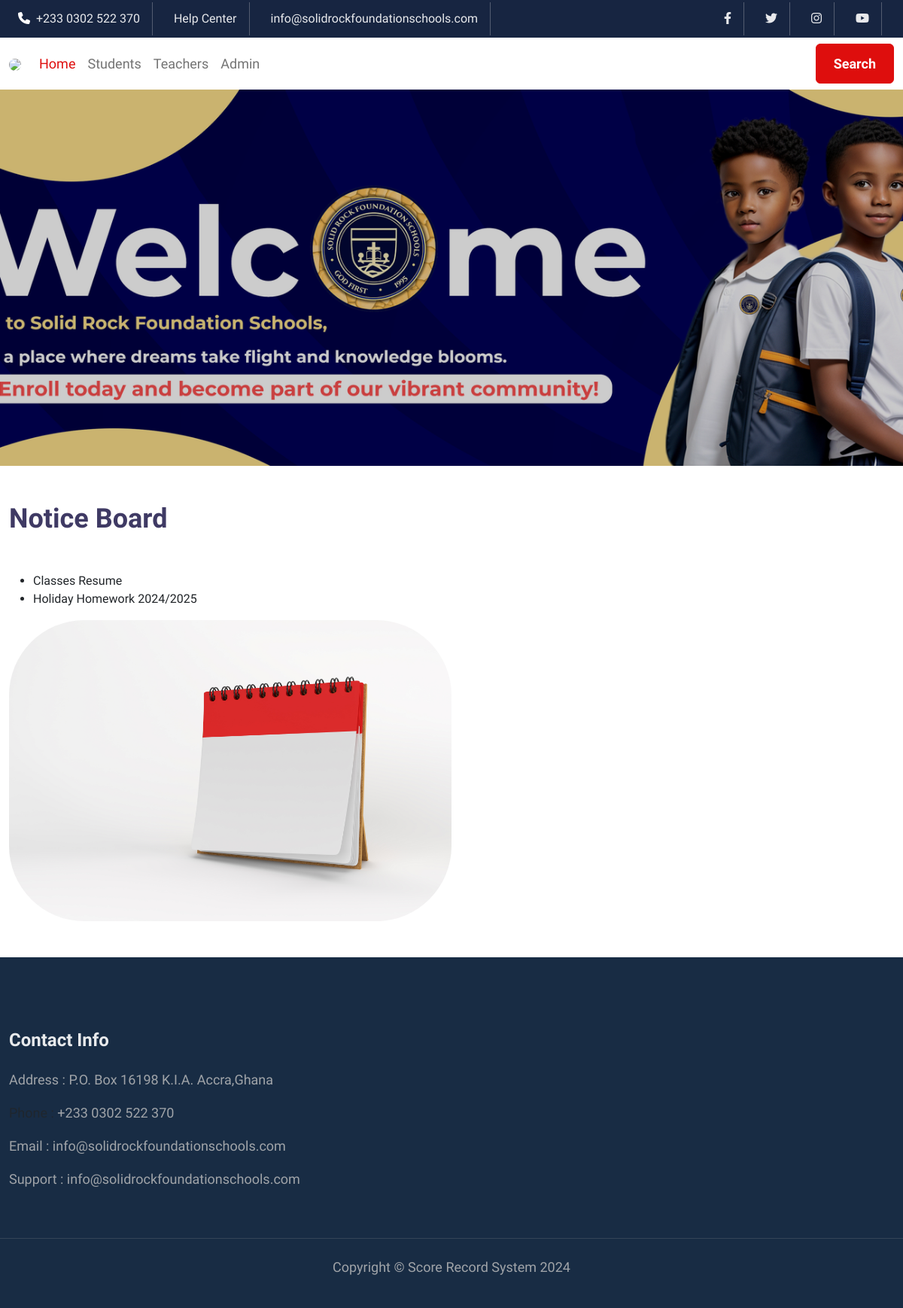
The page /srf/index.php on the database its author committed.
### tables this page shows
CREATE TABLE `tblnotice` (
  `id` int(11) NOT NULL,
  `noticeTitle` varchar(255) DEFAULT NULL,
  `noticeDetails` mediumtext,
  `postingDate` timestamp NULL DEFAULT CURRENT_TIMESTAMP
);

### srf/index.php (the view, shortened to what this page needs)
<?php
include('includes/config.php');
?>
<!doctype html>
<html lang="en">
   <head>
      <link href="https://cdn.jsdelivr.net/npm/bootstrap@5.2.0-beta1/dist/css/bootstrap.min.css" rel="stylesheet">
      <link rel="stylesheet" type="text/css" href="assets/css/style.css">
      <link rel="stylesheet" href="https://cdnjs.cloudflare.com/ajax/libs/font-awesome/6.1.1/css/all.min.css" />
        <link rel="stylesheet" type="text/css" href="assets/css/owl.carousel.min.css">
        <link rel="stylesheet" type="text/css" href="assets/css/owl.theme.default.min.css">
   </head>
   <body>
      <header>
         <div class="topbar d-none d-md-block">
            <div class="container">
               <div class="top-sec d-grid">
                     <ul  class="d-flex list-unstyled m-0 left-info">
                        <li>
                           <span class="fa fa-phone text-white me-2"></span><a href="tel:+233 0302 522 370">+233 0302 522 370</a>
                        </li>
                        <li class="">
                           <a href="#help" class="d-md-block d-none">Help Center</a>
                        </li>
                        <li class="">
                           <a href="mailto:info@solidrockfoundationschools.com" class="d-md-block d-none">info@solidrockfoundationschools.com</a>
                        </li>
                     </ul>
                  <div>
                     <ul class="d-flex  list-unstyled align-items-center m-0 right-info">
                     <li>
                           <a href="https://web.facebook.com/solidrockfoundationschools/"><span class="fab fa-facebook-f"></span></a>
                        </li>
                        <li>
                           <a href="https://twitter.com/solidrockfs"><span class="fab fa-twitter"></span></a>
                        </li>
                        <li>
                           <a href="https://www.instagram.com/solidrockfoundationsschools/"><span class="fab fa-instagram"></span></a>
                        </li>
                        <li class="mr-0">
                           <a href="https://www.youtube.com/channel/UC-cJXR4LKzXbGLiu7YAxLnw"><span class="fab fa-youtube"></span></a>
                        </li>
                     </ul>
                  </div>
               </div>
            </div>
         </div>
         <nav class="navbar navbar-expand-lg bg-white">
          <div class="container">
          <a class="navbar-brand" href="#">
             <img src="assets/images/logo.jpg" style="height: 70px; border-radius: 100%;">
              </a>
            <div class="collapse navbar-collapse justify-content-center" id="navbarSupportedContent">
              <ul class="navbar-nav me-auto mb-2 mb-lg-0">
                <li class="nav-item">
                  <a class="nav-link active" aria-current="page" href="index.php">Home</a>
                  </li>
                <li class="nav-item">
                  <a class="nav-link" title="click here to check your results" href="find-result.php">Students</a>
                </li>
                <li class="nav-item">
                  <a class="nav-link" title="non-staff member should login"  href="teacher-login.php">Teachers</a>
                </li>
                 <li class="nav-item">
                  <a class="nav-link" title="only meant for the administrator"  href="admin-login.php">Admin</a>
                </li>
              </ul>
              <form class="d-flex" role="search">
                <button class="btn btn-danger" type="submit" href="https://solidrockfoundationschools.com">Search</button>
              </form>
            </div>
          </div>
        </nav>
      </header>
      <section style="max-width: 5000px;" class="main-slider">
    <div class="owl-carousel owl-theme" id="slider">
        <div class="item">
            <div class="banner-view banner-top1" style="background-image: url('assets/images/slide_2.png'); background-size: cover; background-position: center; height: 500px; display: flex; align-items: center; justify-content: center; text-align: center;">
            </div>
        </div>
    </div>
</section>
      <section class="py-5 about">
        <div class="container">
          <div class="row ">
           <div class="col-md-6 ">
            <h3 class="title-big mx-0">Notice Board</h3>
                 <marquee direction="up"  onmouseover="this.stop();" onmouseout="this.start();" class="mt-5">
                   <ul class="">
 <?php $sql = "SELECT * from tblnotice";
$query = $dbh->prepare($sql);
$query->execute();
$results=$query->fetchAll(PDO::FETCH_OBJ);
if($query->rowCount() > 0)
{
foreach($results as $result)
{   ?>
<li><a href="notice-details.php?nid=<?php echo htmlentities($result->id);?>" target="_blank" class="text-dark"><?php echo htmlentities($result->noticeTitle);?></li>
<?php }} ?>
                   </ul>
               </marquee>
                </div>
            <div class="col-md-6">
            <img src="assets/images/notice-board.jpg" class="img-fluid" style="border-radius: 100px;">
            </div>
          </div>
        </div>
      </section>
<footer class="footer pt-5">
          <div class="container py-5">
              <div class="col-lg-4 col-md-6 col-sm-7 footer-list-29 footer-4 mt-lg-0 mt-5">
                <h6 class="footer-title-29">Contact Info </h6>
                <p>Address : P.O. Box 16198 K.I.A. Accra,Ghana</p>
                <p class="mt-2">Phone : <a href="tel:+233 0302 522 370">+233 0302 522 370</a></p>
                <p class="mt-2">Email : <a href="mailto: info@solidrockfoundationschools.com"> info@solidrockfoundationschools.com</a></p>
                <p class="mt-2">Support : <a href="mailto: info@solidrockfoundationschools.com"> info@solidrockfoundationschools.com</a></p>
              </div>
            </div>
        <section class="w3l-copyright text-center">
          <div class="container">
            <p class="copy-footer-29">Copyright &copy; Score Record System <?php echo date('Y');?></p>
          </div>
      </section>
      </footer>
   </body>
</html>

### srf/assets/css/style.css (style rules this page uses)
body { font-family: 'Prompt', sans-serif; }
.container { max-width: 1200px; }
h1, h2, h3, h4, h5, h6 { color: #3f3a64; }
a { text-decoration: none; }
p { padding: 0; font-size: 18px; line-height: 28px; color:#666; opacity: .8; }
.btn { padding: 12px 23px; font-size: 18px; font-weight: 600; }
.btn-danger { background-color: #de0e0d; border-color: #de0e0d; }
.topbar { background: #172541; padding: 3px 0; display: flex; align-items: center; }
.topbar .top-sec { grid-auto-flow: column; justify-content: space-between; display: grid; }
.topbar .right-info li, .topbar .left-info li { margin:0 12px ; border-right:1px solid rgba(223, 223, 223, 0.3); padding: 10px 0px; margin-right: 1em; padding-right: 1em }
.topbar .right-info li a, .topbar .left-info li a { color: #fff; text-decoration: none; opacity: .9; }
.navbar-expand-lg .navbar-nav .nav-link { font-size: 18px; font-weight: 500; line-height: 28px; }
.navbar-nav .nav-link.active { color: #de0e0d; }
.main-slider .banner-top1 { background-image: url(assets/images/slide_1.png) no-repeat 0px 0px; }
.main-slider .banner-view { background-size: cover; position: relative; z-index: 0; display: grid; align-items: center; padding: 5em 0; }
.main-slider .banner-view:before { content: ""; background: #00000033; position: absolute; top: 0; bottom: 0; left: 0; right: 0; z-index: -1; }
.title-big { font-size: 36px; line-height: 45px; font-weight: 700; max-width: 570px; margin: auto; }
.footer { background: #182c44; }
.footer p { font-size: 18px; line-height: 28px; color: #c2c2c2; }
.footer h6.footer-title-29 { font-size: 24px; line-height: 28px; margin-bottom: 25px; font-weight: 600; position: relative; color: #fff; opacity: .9; }
.footer .footer-list-29 ul li a, .footer .footer-list-29 ul li p, .w3l-copyright .footer-list-29 ul li a, .footer a { font-size: 18px; color: #c2c2c2; }
.w3l-copyright { padding: 1.5em 0; border-top: 1px solid rgba(167, 166, 166, 0.2); }

### rows shown on the page
tblnotice: noticeTitle "Classes Resume"
tblnotice: noticeTitle "Holiday Homework 2024/2025"
